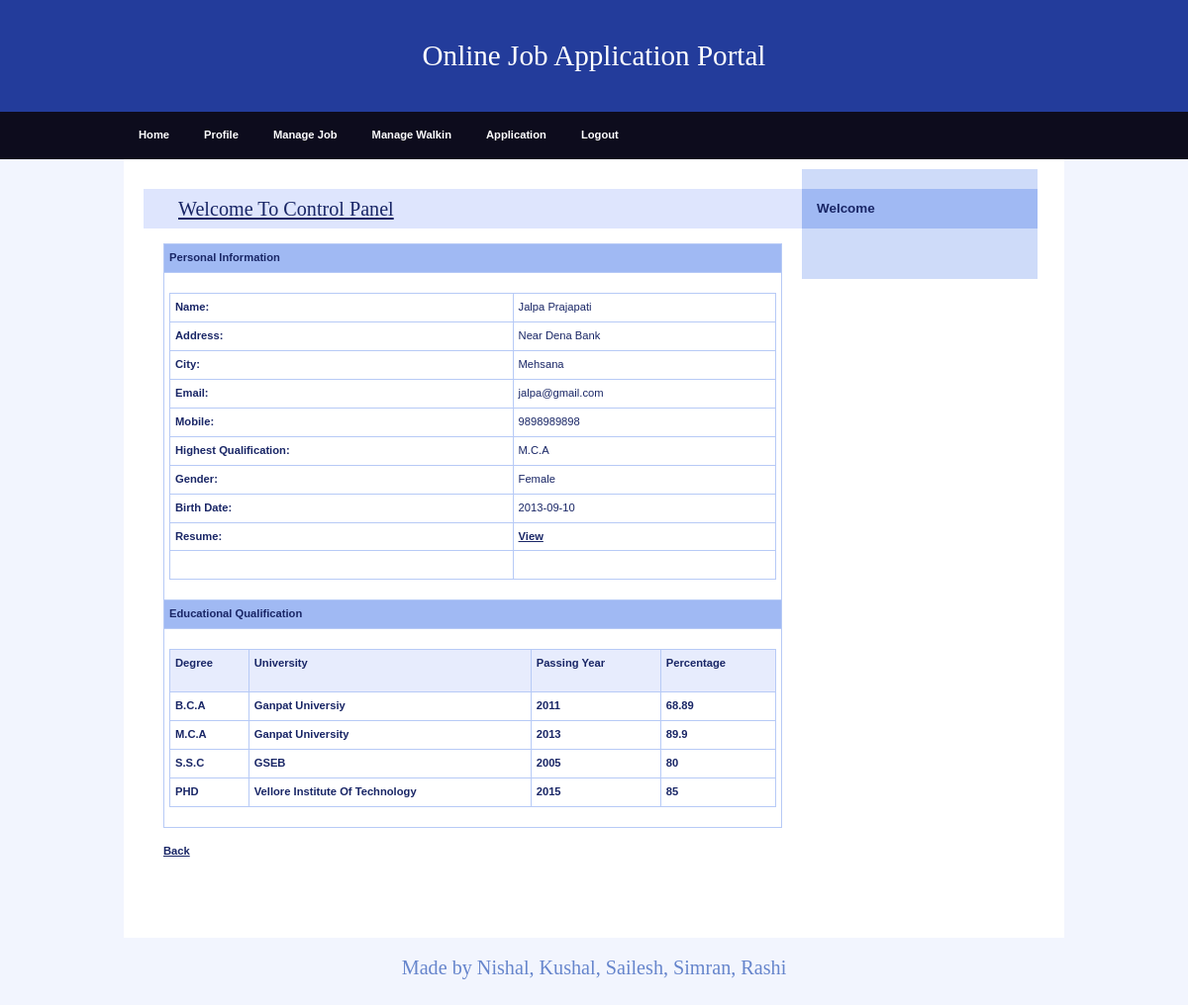
Screenshot of /Employer/ViewBiodata.php?JobSeekId=3 with the database file from the repository.
### tables this page shows
CREATE TABLE IF NOT EXISTS `jobseeker_reg` (
  `JobSeekId` int(11) NOT NULL AUTO_INCREMENT,
  `JobSeekerName` varchar(20) NOT NULL,
  `Address` varchar(100) NOT NULL,
  `City` varchar(20) NOT NULL,
  `Email` varchar(40) NOT NULL,
  `Mobile` bigint(20) NOT NULL,
  `Qualification` varchar(20) NOT NULL,
  `Gender` varchar(10) NOT NULL,
  `BirthDate` date NOT NULL,
  `Resume` varchar(200) NOT NULL,
  `Status` varchar(10) NOT NULL,
  `UserName` varchar(20) NOT NULL,
  `Password` varchar(20) NOT NULL,
  `Question` varchar(100) NOT NULL,
  `Answer` varchar(50) NOT NULL,
  PRIMARY KEY (`JobSeekId`),
  KEY `JobSeekId` (`JobSeekId`)
);

CREATE TABLE IF NOT EXISTS `jobseeker_education` (
  `EduId` int(11) NOT NULL AUTO_INCREMENT,
  `JobSeekId` int(11) NOT NULL,
  `Degree` varchar(20) NOT NULL,
  `University` varchar(100) NOT NULL,
  `PassingYear` mediumint(9) NOT NULL,
  `Percentage` float NOT NULL,
  PRIMARY KEY (`EduId`)
);

### Employer/ViewBiodata.php (the view, shortened to what this page needs)
<!DOCTYPE html>
<html>
<head>
  <link rel="stylesheet" media="screen,projection" type="text/css" href="./css/main.css" />
  <link rel="stylesheet" media="print" type="text/css" href="./css/print.css" />
</head>
<body>
  <div id="main" class="box">
    <?php
    include "Header.php"
    ?>
    <?php
    include "menu.php"
    ?>
    <div id="page" class="box">
      <div id="page-in" class="box">
        <div id="content">
          <div class="article">
            <h2><span><a href="#">Welcome To Control Panel</a></span></h2>
            <table width="100%" border="0" cellspacing="0" cellpadding="0">
              <tr>
                <td bgcolor="#A0B9F3"><strong>Personal Information</strong></td>
              </tr>
              <tr>
                <td>
                  <?php
                  $ID = $_GET['JobSeekId'];
                  $con = mysqli_connect("localhost", "nishal", "Nishal1337", "job");
                  $sql = "select * from jobseeker_reg where JobSeekId='" . $ID . "'  ";
                  $result = mysqli_query($con, $sql);
                  $row = mysqli_fetch_array($result)
                  ?>
                  <table width="100%" border="1" cellspacing="2" cellpadding="2">
                    <tr>
                      <td><strong>Name:</strong></td>
                      <td><?php echo $row['JobSeekerName']; ?></td>
                    </tr>
                    <tr>
                      <td><strong>Address:</strong></td>
                      <td><?php echo $row['Address']; ?></td>
                    </tr>
                    <tr>
                      <td><strong>City:</strong></td>
                      <td><?php echo $row['City']; ?></td>
                    </tr>
                    <tr>
                      <td><strong>Email:</strong></td>
                      <td><?php echo $row['Email']; ?></td>
                    </tr>
                    <tr>
                      <td><strong>Mobile:</strong></td>
                      <td><?php echo $row['Mobile']; ?></td>
                    </tr>
                    <tr>
                      <td><strong>Highest Qualification:</strong></td>
                      <td><?php echo $row['Qualification']; ?></td>
                    </tr>
                    <tr>
                      <td><strong>Gender:</strong></td>
                      <td><?php echo $row['Gender']; ?></td>
                    </tr>
                    <tr>
                      <td><strong>Birth Date:</strong></td>
                      <td><?php echo $row['BirthDate']; ?></td>
                    </tr>
                    <tr>
                      <td><strong>Resume:</strong></td>
                      <td><a href="../upload/<?php echo $row['Resume']; ?>" target="_blank"><strong>View</strong></a></td>
                    </tr>
                    <tr>
                      <td>&nbsp;</td>
                      <td>&nbsp;</td>
                    </tr>
                  </table>
                </td>
              </tr>
              <tr>
                <td bgcolor="#A0B9F3"><strong>Educational Qualification</strong></td>
              </tr>
              <tr>
                <td>
                  <table width="100%" border="1" cellpadding="1" cellspacing="2" bordercolor="#006699">
                    <tr>
                      <th height="32" bgcolor="#006699" class="style3">
                        <div align="left" class="style9 style5 style2"><strong>Degree</strong></div>
                      </th>
                      <th bgcolor="#006699" class="style3">
                        <div align="left" class="style9 style5 style2"><strong>University</strong></div>
                      </th>
                      <th bgcolor="#006699" class="style3">
                        <div align="left" class="style9 style5 style2"><strong>Passing Year</strong></div>
                      </th>
                      <th bgcolor="#006699" class="style3">
                        <div align="left" class="style9 style5 style2"><strong>Percentage</strong></div>
                      </th>
                    </tr>
                    <?php
                    $ID = $_GET['JobSeekId'];
                    $con = mysqli_connect("localhost", "nishal", "Nishal1337", "job");
                    $sql = "select * from jobseeker_education where JobSeekId='" . $ID . "'";
                    $result = mysqli_query($con, $sql);
                    while ($row = mysqli_fetch_array($result)) {
                      $Degree = $row['Degree'];
                      $Univ = $row['University'];
                      $Passing = $row['PassingYear'];
                      $Per = $row['Percentage'];
                    ?>
                      <tr>
                        <td class="style3">
                          <div align="left" class="style9 style5"><strong><?php echo $Degree; ?></strong></div>
                        </td>
                        <td class="style3">
                          <div align="left" class="style9 style5"><strong><?php echo $Univ; ?></strong></div>
                        </td>
                        <td class="style3">
                          <div align="left" class="style9 style5"><strong><?php echo $Passing; ?></strong></div>
                        </td>
                        <td class="style3">
                          <div align="left" class="style9 style5"><strong><?php echo $Per; ?></strong></div>
                        </td>
                      </tr>
                    <?php
                    }
                    ?>
                  </table>
                </td>
              </tr>
            </table>
            <p align="center"><a href="Application.php"><strong>Back</strong></a></p>
            <p class="btn-more box noprint">&nbsp;</p>
          </div>
        </div>
        <?php
        include "right.php"
        ?>
      </div>
    </div>
    <?php
    include "footer.php"
    ?>
  </div>
</body>
</html>

### Employer/css/main.css (style rules this page uses)
* { min-height: 1px; }
body { border: 0; margin: 0; padding: 0; background: #f2f5fe; font: 70%/160% "verdana", sans-serif; color: #192666; _text-align: center; }
a { color: #192666; }
p { border: 0; margin: 15px 0; padding: 0; }
div { display: block; border: 0; margin: 0; padding: 0; }
h1, h2, h3, h4, h5 { border: 0; margin: 10px 0; padding: 0; font-weight: bold; }
h2 { font-size: 180%; line-height: 100%; font-family: "georgia", serif; font-weight: normal; }
table { display: table; border-collapse: collapse; margin: 15px 0; padding: 0; border: 1px solid #b7caf6; font-size: 100%; }
tr { display: table-row; }
th, td { display: table-cell; border: 1px solid #b7caf6; margin: 0; padding: 5px; vertical-align: top; text-align: left; }
th { background: #e7ecfd; text-align: center; color: #192666; font-weight: bold; }
a, img, span { border: 0; margin: 0; padding: 0; }
strong, .strong { font-weight: bold; }
.box { min-height: 1px; _height: 1px; }
.box:after { content: "."; display: block; line-height: 0px; font-size: 0px; visibility: hidden; clear: both; }
#main { margin: 0px auto 0 auto; _text-align: left; }
#page { min-height: 1px; width: 950px; margin: 0 auto; background: #fff; _height: 1px; }
#page-in { min-height: 1px; padding: 10px 0; _height: 1px; }
#content { float: left; width: 70%; _width: 72%; margin: 0; padding: 0 0 0 20px; }
#content .article { clear: both; margin: 0; padding: 20px; }
#content .article h2 { margin: 0 -20px; padding: 10px; background: #dee5fd; color: #192666; }
#content .article h2 span { padding-left: 25px; }
#content .article p { text-align: justify; }
#content .btn-more { margin: 0 0 15px 0; padding: 0; border: 0; position: relative; }

### Employer/css/print.css (style rules this page uses)
body { border: 0; margin: 0; padding: 0; font-size: 12pt; }
a { color: #000; text-decoration: none; }
h1, h2, h3 { page-break-after: avoid; page-break-inside: avoid; }
table { border-collapse: collapse; border-width: 1px; border-style: solid; }
th, td { display: table-cell; border-width: 1px; border-style: solid; }
.noprint { display: none; }

### Employer/ViewBiodata.php (style rules this page uses)
.style2 { font-weight: bold }
.style3 { font-weight: bold }

### rows the page displays
jobseeker_reg: JobSeekerName "Jalpa Prajapati", Address "Near Dena Bank", City "Mehsana", Email "jalpa@gmail.com", Mobile "9898989898", Qualification "M.C.A", Gender "Female", BirthDate "2013-09-10"
jobseeker_education: Degree "B.C.A", University "Ganpat Universiy", PassingYear "2011", Percentage "68.89"
jobseeker_education: Degree "M.C.A", University "Ganpat University", PassingYear "2013", Percentage "89.9"
jobseeker_education: Degree "S.S.C", University "GSEB", PassingYear "2005", Percentage "80"
jobseeker_education: Degree "PHD", University "Vellore Institute Of Technology", PassingYear "2015", Percentage "85"
